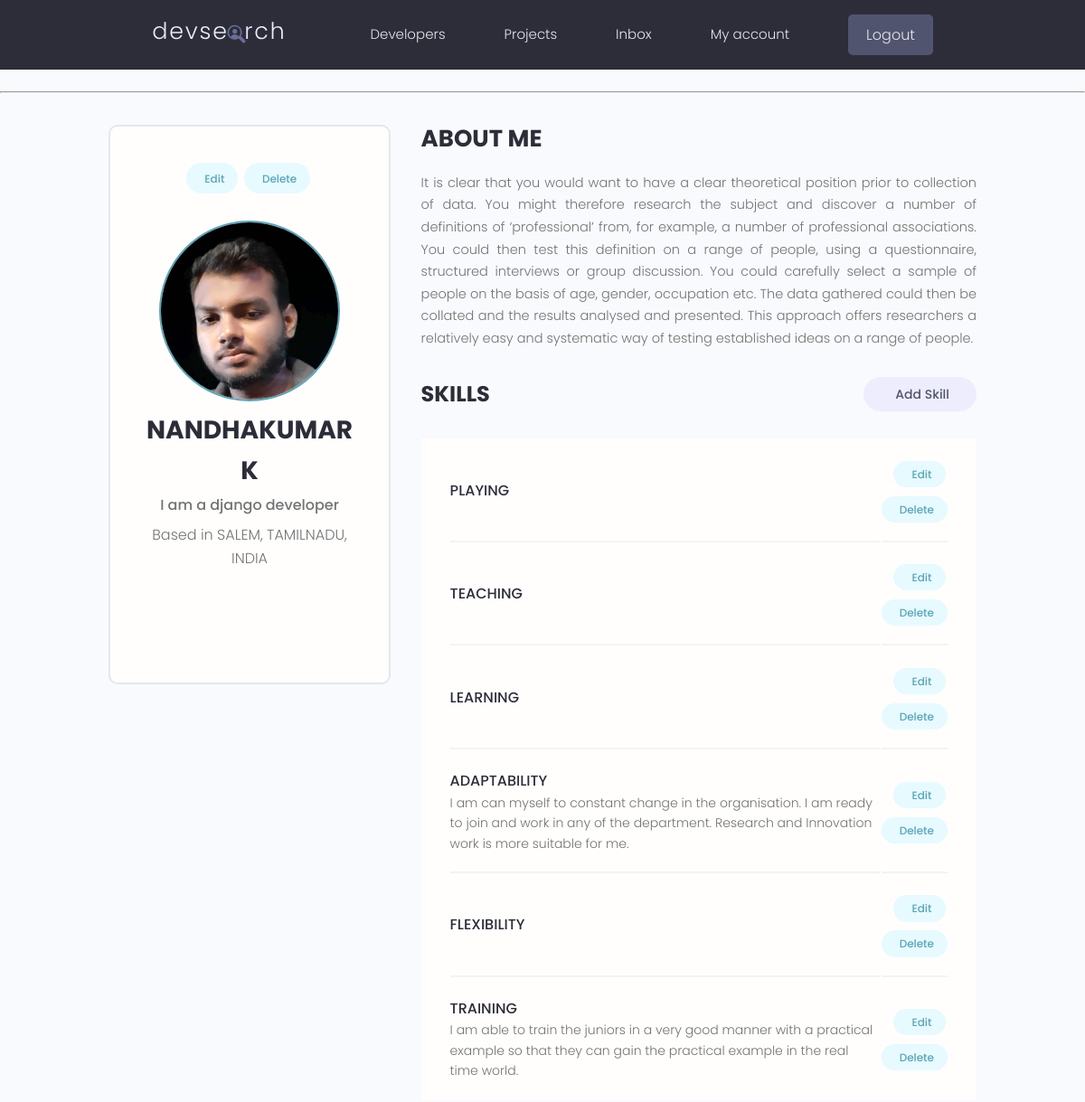
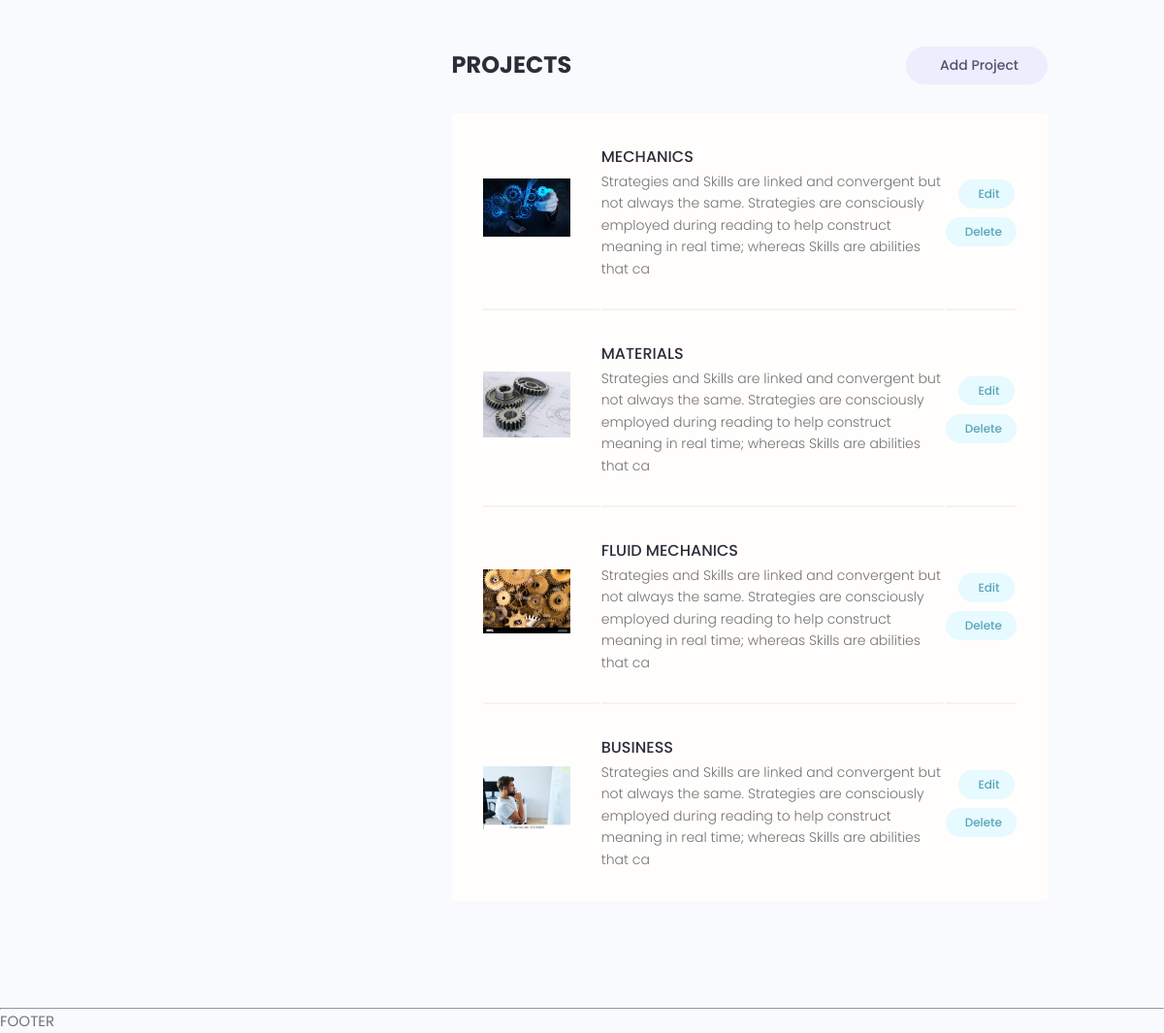
Page /account/ (signed in) on the committed database (2 pictures, top to bottom).
### users/models.py (models this page shows, shortened)
class Profile(models.Model):
    user = models.OneToOneField(User,on_delete=models.CASCADE,null=True,blank=True)
    name = models.CharField(max_length=200)
    username = models.CharField(max_length=200,null=True,blank=True)
    email = models.EmailField(null=True,blank=True)
    profile_image = models.ImageField(upload_to='profiles',default='profiles/download.png',null=True,blank=True)
    short_intro = models.CharField(max_length=2000,null=True,blank=True)
    bio = models.TextField(null=True,blank=True)
    location = models.CharField(max_length=500,null=True,blank=True)
    social_github = models.CharField(max_length=2000,null=True,blank=True)
    social_twitter = models.CharField(max_length=2000,null=True,blank=True)
    social_youtube = models.CharField(max_length=2000,null=True,blank=True)
    social_linkedin = models.CharField(max_length=2000,null=True,blank=True)
    social_website = models.CharField(max_length=2000,null=True,blank=True)
    created = models.DateTimeField(auto_now_add=True)

class Skill(models.Model):
    owner = models.ForeignKey(Profile, on_delete=models.CASCADE,null=True,blank=True)
    name = models.CharField(max_length=200)
    description = models.TextField(null=True,blank=True)
    created = models.DateTimeField(auto_now_add=True)

### project1/models.py (models this page shows, shortened)
class Project(models.Model):
    project_type = [('static','static application'),
                    ('dynamic','web application')
    ]
    owner = models.ForeignKey(Profile,on_delete=models.CASCADE,null=True,blank=True)
    title = models.CharField (max_length=500)
    description = models.TextField (max_length=5000,null=True,blank=True)
    image = models.ImageField (upload_to='photos/', default='photos/download.jpg',null=True,blank=True)
    demo_link = models.CharField (max_length=2000,null=True,blank=True)
    source_link = models.CharField (max_length=2000,null=True,blank=True)
    tags= models.ManyToManyField('Tag',blank=True)
    created = models.DateTimeField (auto_now_add=True)
    vote_total = models.IntegerField (default=0,null=True,blank=True)
    vote_ratio = models.IntegerField (default=0,null=True,blank=True)
    type = models.CharField (max_length=30,choices=project_type,null=True,blank=True)

### users/views.py (the view)
# urls.py: path('account/',views.userAccount,name='account'),
@login_required(login_url='users:login')
def userAccount(request):
    profile = request.user.profile
    context = {
        'profile':profile
    }
    return render(request,'users/account.html',context)

### users/templates/users/account.html (shortened to what this page needs)
{% extends 'main.html' %}
{% block content %}
  <main class="settingsPage profile my-md">
    <div class="container">
      <div class="layout">
        <div class="column column--1of3">
          <div class="card text-center">
            <div class="card__body dev">
              <a class="tag tag--pill tag--main settings__btn" href="{% url 'users:edit-account' %}"> Edit</a>
              <a class="tag tag--pill tag--main settings__btn" href="#">
                Delete</a>
              <img class="avatar avatar--xl dev__avatar" src="{{profile.profile_image.url}}" />
              <h2 class="dev__name">{{profile.name}}</h2>
              <p class="dev__title">{{profile.short_intro}}</p>
              <p class="dev__location">Based in {{profile.location}}</p>
              <ul class="dev__social">
              </ul>
            </div>
          </div>
        </div>
        <div class="column column--2of3">
          <div class="devInfo">
            <h3 class="devInfo__title">About Me</h3>
            <p class="devInfo__about">
              {{profile.bio}}
            </p>
          </div>
          <div class="settings">
            <h3 class="settings__title">Skills</h3>
            <a class="tag tag--pill tag--sub settings__btn tag--lg" href="{% url 'users:create-skill' %}"> Add Skill</a>
          </div>
          <table class="settings__table">
            {% for skill in profile.skill_set.all %}
            <tr>
              <td class="settings__tableInfo">
                <h4>{{skill.name}}</h4>
                <p>
                  {{skill.description}}
                </p>
              </td>
              <td class="settings__tableActions">
                <a class="tag tag--pill tag--main settings__btn" href="{% url 'users:update-skill' skill.id %}"> Edit</a>
                <a class="tag tag--pill tag--main settings__btn" href="{% url 'users:delete-skill' skill.id %}?next=/account/">
                  Delete</a>
              </td>
            </tr>
            {% endfor %}
          </table>
          <div class="settings">
            <h3 class="settings__title">Projects</h3>
            <a class="tag tag--pill tag--sub settings__btn tag--lg" href="{% url 'project1:create-project' %}"> Add Project</a>
          </div>
          <table class="settings__table">
            {% for project in profile.project_set.all %}
            <tr>
              <td class="settings__thumbnail">
                <a href="{% url 'project1:project3' project.id %}"><img src="{{project.image.url}}" alt="Project Thumbnail" /></a>
              </td>
              <td class="settings__tableInfo">
                <a href="{% url 'project1:project3' project.id %}">{{project.title}}</a>
                <p>
                  {{project.description|slice:"200"}}
                </p>
              </td>
              <td class="settings__tableActions">
                <a class="tag tag--pill tag--main settings__btn" href="{% url 'project1:update-project' project.id %}"> Edit</a>
                <a class="tag tag--pill tag--main settings__btn" href="{% url 'project1:delete-project' project.id %}?next=/account/">
                  Delete</a>
              </td>
            </tr>
            {% endfor %}
          </table>
        </div>
      </div>
    </div>
  </main>
{% endblock %}

### static/styles/app.css (style rules this page uses)
:root { --color-sub: #2d2d39; }
.card { border: 2px solid var(--color-light); }
img { width: 100%; }
.profile .card > .dev { padding: 4rem; }
.dev__avatar { display: block; margin: auto; }
.dev__name { color: var(--color-sub); font-size: 2.8rem; font-weight: 700; margin-top: 1rem; margin-bottom: 0.5rem; }
.dev__title { font-size: 1.6rem; font-weight: 500; line-height: 1.3; }
.dev__location { margin-top: 1rem; }
.dev__social { margin: 3rem 0; list-style: none; display: flex; justify-content: center; gap: 1.5rem; }
.devInfo { margin-bottom: 3rem; }
.devInfo__title, .devInfo__subtitle { font-size: 2.6rem; color: var(--color-sub); text-transform: uppercase; font-weight: 700; margin-bottom: 1.5rem; }
.devInfo__about, .devSkill__info { font-size: 1.45rem; line-height: 1.7; text-align: justify; }
.settingsPage .dev > .settings__btn { display: inline-block; margin-bottom: 3rem; }
.settings { display: flex; justify-content: space-between; align-items: center; }
.settings__title { font-size: 2.4rem; text-transform: uppercase; font-weight: 700; color: var(--color-sub); }
.settings__table { margin-top: 3rem; margin-bottom: 5rem; padding: 0 3rem; background: var(--color-white); }
.settings__table tr { width: 100%; }
.settings__table tr > td { padding: 2rem 0; }
.settings__table tr:not(:last-child) td { border-bottom: 2px solid var(--color-white-light); }
.settings__thumbnail { width: 23%; min-width: 10rem; }
.settings__thumbnail img { padding-right: 3rem; height: 15rem; object-fit: contain; }
.settings__tableInfo { width: 100%; }
.settings__tableInfo h4, .settings__tableInfo a { padding-right: 1rem; width: auto; font-size: 1.6rem; font-weight: 500; color: var(--color-sub); }
.settings__tableInfo p { font-size: 1.4rem; }
.settings__tableActions { text-align: right; }

### static/uikit/styles/modules/_variables.css (style rules this page uses)
:root { --color-main: #5aa5b9; --color-main-light: #e6faff; --color-sub: #3f4156; --color-sub-light: #51546e; --color-sub-lighter: #ededfd; --color-text: #737373; --color-gray: #8b8b8b; --color-light: #e5e7eb; --color-light-gray: #767676; --color-bg: #f8fafd; --color-white: #fffefd; --color-white-light: #f3f3f3; --color-success: #359e64; --color-success-bg: #def8e8; --color-error: #fc4b0b; --color-error-bg: #fff2ee; --font-base: 'Poppins', arial, helvetica, 'Segoe UI', roboto, ubuntu, sans-serif; --font-monospace: 'Fira Code', 'Courier New', courier, monospace; --font-regular: 300; --font-medium: 500; --font-bold: 700; --generic-shadow: 1px 1px 5px #00000010; --generic-transition: all 0.3s ease-in-out; }

### static/uikit/styles/modules/_base.css (style rules this page uses)
* { margin: 0; padding: 0; box-sizing: border-box; text-rendering: optimizeLegibility; color: inherit; font-size: inherit; }
html { font-size: 50%; }
@media only screen and (min-width: 480px) { html { font-size: 56.25%; } }
@media only screen and (min-width: 1200px) { html { font-size: 62.5%; } }
body { line-height: 1.6; font-weight: 400; font-size: 1.5rem; color: var(--color-text); background-color: var(--color-bg); min-height: 100vh; }

### static/uikit/styles/modules/_typography.css (style rules this page uses)
* { font-family: var(--font-base); }
h2 { font-size: 3.6rem; font-weight: var(--font-bold); }
h3 { font-size: 3.2rem; font-weight: var(--font-medium); }
h4 { font-size: 2.8rem; font-weight: var(--font-medium); }
p, span, strong { font-size: 1.6rem; color: var(--color-text); font-weight: var(--font-regular); }
a { padding-bottom: 2px; text-decoration: none; display: inline-block; color: var(--color-main); font-weight: var(--font-medium); }

### static/uikit/styles/modules/_utilities.css (style rules this page uses)
.container { width: 92%; max-width: 165rem; margin: 0 auto; box-sizing: border-box; }
@media screen and (min-width: 1000px) { .container { width: 90%; } }
@media screen and (min-width: 1200px) { .container { width: 80%; } }
.text-center { text-align: center; }
.my-md { margin: 3rem auto; }

### static/uikit/styles/modules/_avatar.css (style rules this page uses)
.avatar { border-radius: 50%; border: 2px solid var(--color-main); object-fit: cover; }
.avatar--xl { height: 20rem; width: 20rem; }

### static/uikit/styles/modules/_card.css (style rules this page uses)
.card { border-radius: 1rem; background-color: var(--color-white); border: 1.5px solid var(--color-light); width: auto; height: auto; margin-top: 0.5rem; margin-bottom: 0.5rem; overflow: hidden; }
.card__body, .card__header { padding: 2rem 2.5rem; }

### static/uikit/styles/modules/_layout.css (style rules this page uses)
.layout { display: flex; flex-flow: row wrap; justify-content: space-between; }
.layout > .column { margin-bottom: 3rem; }
.layout > .column.column--1of3 { flex-basis: 30%; }
.layout > .column.column--2of3 { flex-basis: 64%; }

### rows in the picture
Profile: profile_image (picture), name "NANDHAKUMAR K", short_intro "I am a django developer", location "SALEM, TAMILNADU, INDIA", bio "It is clear that you would want to have a clear theoretical position prior to collection of data. You might therefore research the subject and discover a number of definitions of ‘professional’ from, for example, a number of professional associations. You could then test this definition on a range of people, using a questionnaire, structured interviews or group discussion. You could carefully select a sample of people on the basis of age, gender, occupation etc. The data gathered could then be collated and the results analysed and presented. This approach offers researchers a relatively easy and systematic way of testing established ideas on a range of people."
Skill: name "PLAYING"
Skill: name "TEACHING"
Skill: name "LEARNING"
Skill: name "ADAPTABILITY", description "I am can myself to constant change in the organisation. I am ready to join and work in any of the department. Research and Innovation work is more suitable for me."
Skill: name "FLEXIBILITY"
Skill: name "TRAINING", description "I am able to train the juniors in a very good manner with a practical example so that they can gain the practical example in the real time world."
Project: image (picture), title "MECHANICS", description "Strategies and Skills are linked and convergent but not always the same. Strategies are consciously employed during reading to help construct meaning in real time; whereas Skills are abilities that ca"
Project: image (picture), title "MATERIALS", description "Strategies and Skills are linked and convergent but not always the same. Strategies are consciously employed during reading to help construct meaning in real time; whereas Skills are abilities that ca"
Project: image (picture), title "FLUID MECHANICS", description "Strategies and Skills are linked and convergent but not always the same. Strategies are consciously employed during reading to help construct meaning in real time; whereas Skills are abilities that ca"
Project: image (picture), title "BUSINESS", description "Strategies and Skills are linked and convergent but not always the same. Strategies are consciously employed during reading to help construct meaning in real time; whereas Skills are abilities that ca"
